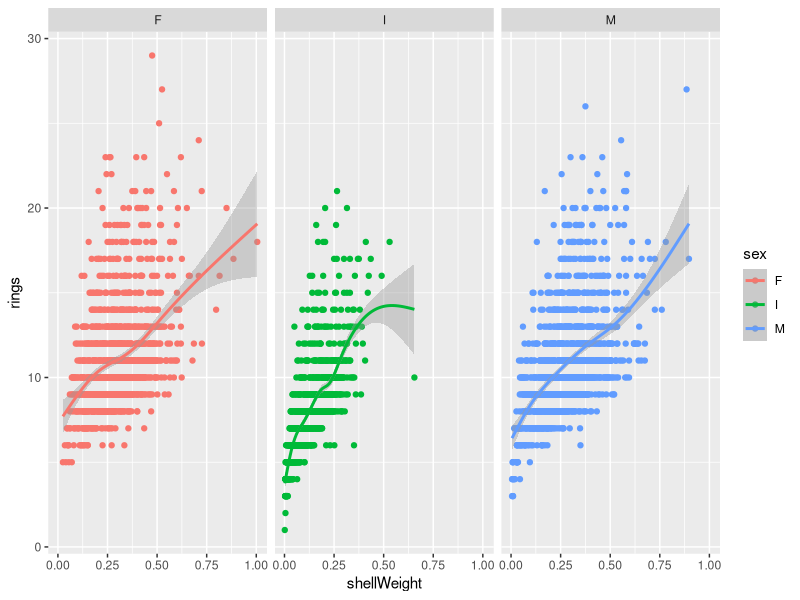

Write the R code that produced this figure.
# import abalone.csv dataset
# load readr package, use read_csv()
# function from readr to import data
library(readr)
abalone <- read_csv("abalone.csv")

# get a glimpse of the data
# use glimpse() function from tibble package
library(tibble)
glimpse(abalone)

# load dplyr package
# select a few variables
# and get summary stats
library(dplyr)
abalone %>% 
  select(length, diameter, height) %>% 
  summary()

# load ggplot2 package
# make plot of number of rings by shellWeight
library(ggplot2)
ggplot(abalone, aes(shellWeight, rings, color=sex)) +
  geom_point() +
  facet_wrap(vars(sex)) +
  geom_smooth()


